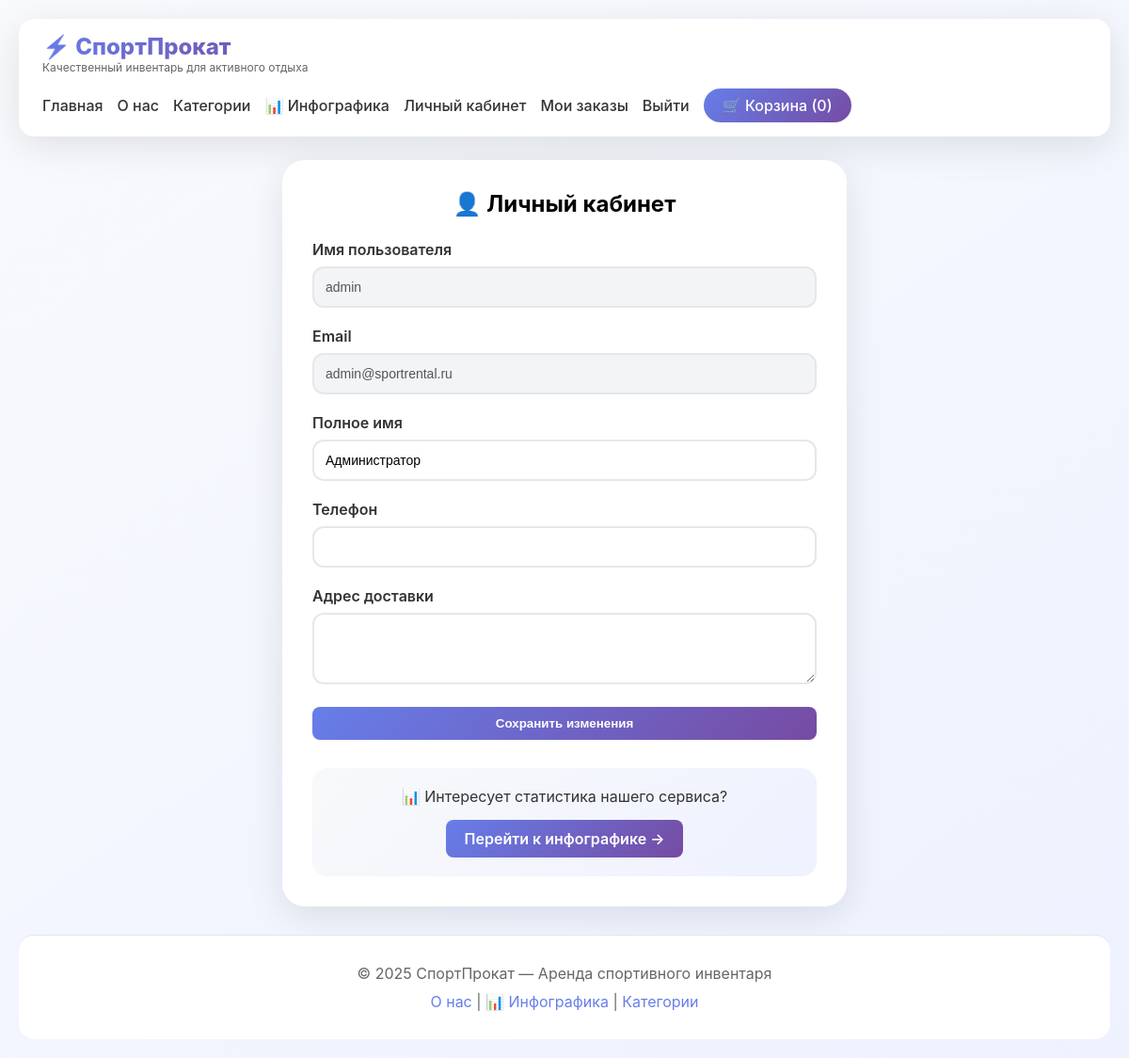
The app's page /profile.php (signed in) with its own data.
### tables this page shows
CREATE TABLE `users` (
  `id` int(11) NOT NULL,
  `username` varchar(50) NOT NULL,
  `email` varchar(100) NOT NULL,
  `password` varchar(255) NOT NULL,
  `full_name` varchar(100) DEFAULT NULL,
  `phone` varchar(20) DEFAULT NULL,
  `address` text DEFAULT NULL,
  `avatar` varchar(255) DEFAULT NULL,
  `role` enum('user','admin') DEFAULT 'user',
  `created_at` timestamp NOT NULL DEFAULT current_timestamp(),
  `updated_at` timestamp NOT NULL DEFAULT current_timestamp() ON UPDATE current_timestamp()
);

### config.php (called while the page is built, shortened)
<?php
class Database {
    private static $instance = null;
    private $pdo;
    private function __construct() {
        $host = 'localhost';
        $dbname = 'sport_rental';
        $username = 'root';
        $password = '';
        try {
            $this->pdo = new PDO("mysql:host=$host;dbname=$dbname;charset=utf8mb4", $username, $password);
            $this->pdo->setAttribute(PDO::ATTR_ERRMODE, PDO::ERRMODE_EXCEPTION);
            $this->pdo->setAttribute(PDO::ATTR_DEFAULT_FETCH_MODE, PDO::FETCH_ASSOC);
        } catch(PDOException $e) {
            die("Ошибка подключения к базе данных: " . $e->getMessage());
        }
    }
    public static function getInstance() {
        if (self::$instance === null) {
            self::$instance = new Database();
        }
        return self::$instance;
    }
    public function getConnection() {
        return $this->pdo;
    }
}
function getUser($user_id = null) {
    if ($user_id === null) {
        $user_id = $_SESSION['user_id'] ?? null;
    }
    $db = Database::getInstance()->getConnection();
    $stmt = $db->prepare("SELECT * FROM users WHERE id = ?");
    $stmt->execute([$user_id]);
    return $stmt->fetch();
}
function getCartCount() {
    $db = Database::getInstance()->getConnection();
    $stmt = $db->prepare("SELECT SUM(quantity) as total FROM cart WHERE user_id = ?");
    $stmt->execute([$_SESSION['user_id']]);
    $result = $stmt->fetch();
    return $result['total'] ?? 0;
}
?>

### profile.php (the view, shortened to what this page needs)
<?php
require_once 'config.php';
$user = getUser();
?>
<!DOCTYPE html>
<html lang="ru">
<head>
    <link rel="stylesheet" href="style.css">
</head>
<body>
    <div class="container">
        <nav class="navbar">
            <div class="logo">
                <h1>⚡ СпортПрокат</h1>
                <p>Качественный инвентарь для активного отдыха</p>
            </div>
            <div class="nav-links">
                <a href="index.php">Главная</a>
                <a href="about.php">О нас</a>
                <a href="categories.php">Категории</a>
                <a href="infographics.php">📊 Инфографика</a>
                <a href="profile.php">Личный кабинет</a>
                <a href="orders.php">Мои заказы</a>
                <a href="logout.php">Выйти</a>
                <a href="cart.php" class="cart-icon">🛒 Корзина (<?php echo getCartCount(); ?>)</a>
            </div>
        </nav>
        <div class="form-container">
            <h2 style="text-align: center; margin-bottom: 24px;">👤 Личный кабинет</h2>
            <form method="post">
                <div class="form-group">
                    <label>Имя пользователя</label>
                    <input type="text" value="<?php echo htmlspecialchars($user['username']); ?>" disabled>
                </div>
                <div class="form-group">
                    <label>Email</label>
                    <input type="email" value="<?php echo htmlspecialchars($user['email']); ?>" disabled>
                </div>
                <div class="form-group">
                    <label>Полное имя</label>
                    <input type="text" name="full_name" value="<?php echo htmlspecialchars($user['full_name'] ?? ''); ?>">
                </div>
                <div class="form-group">
                    <label>Телефон</label>
                    <input type="tel" name="phone" value="<?php echo htmlspecialchars($user['phone'] ?? ''); ?>">
                </div>
                <div class="form-group">
                    <label>Адрес доставки</label>
                    <textarea name="address" rows="3"><?php echo htmlspecialchars($user['address'] ?? ''); ?></textarea>
                </div>
                <button type="submit" class="btn-primary" style="width: 100%;"> Сохранить изменения</button>
            </form>
            <div class="infographics-link-block">
                <p>📊 Интересует статистика нашего сервиса?</p>
                <a href="infographics.php" class="btn-primary" style="display: inline-block;">Перейти к инфографике →</a>
            </div>
        </div>
        <div class="footer">
            <p>© 2025 СпортПрокат — Аренда спортивного инвентаря</p>
            <p style="margin-top: 10px;">
                <a href="about.php" style="color: #667eea; text-decoration: none;">О нас</a> |
                <a href="infographics.php" style="color: #667eea; text-decoration: none;">📊 Инфографика</a> |
                <a href="categories.php" style="color: #667eea; text-decoration: none;">Категории</a>
            </p>
        </div>
    </div>
</body>
</html>

### style.css (style rules this page uses)
:root { --primary: #2563eb; --primary-dark: #1d4ed8; --secondary: #10b981; --dark: #1f2937; --gray: #6b7280; --light: #f3f4f6; --danger: #ef4444; --warning: #f59e0b; --white: #ffffff; --shadow-sm: 0 1px 2px 0 rgba(0, 0, 0, 0.05); --shadow: 0 1px 3px 0 rgba(0, 0, 0, 0.1); --shadow-md: 0 4px 6px -1px rgba(0, 0, 0, 0.1); --shadow-lg: 0 10px 15px -3px rgba(0, 0, 0, 0.1); --radius: 12px; }
* { margin: 0; padding: 0; box-sizing: border-box; }
body { font-family: 'Inter', -apple-system, BlinkMacSystemFont, 'Segoe UI', Roboto, sans-serif; background: linear-gradient(145deg, #f8fafc 0%, #eef2ff 100%); min-height: 100vh; }
.container { max-width: 1280px; margin: 0 auto; padding: 24px; }
.navbar { background: var(--white); border-radius: var(--radius); padding: 16px 28px; margin-bottom: 28px; box-shadow: var(--shadow-lg); display: flex; justify-content: space-between; align-items: center; flex-wrap: wrap; gap: 16px; }
.logo h1 { background: linear-gradient(135deg, var(--primary) 0%, var(--secondary) 100%); -webkit-background-clip: text; background-clip: text; color: transparent; font-size: 24px; font-weight: 800; }
.logo p { color: var(--gray); font-size: 12px; }
.nav-links { display: flex; gap: 20px; align-items: center; flex-wrap: wrap; }
.nav-links a { color: var(--dark); text-decoration: none; font-weight: 500; transition: color 0.2s; }
.cart-icon, .login-btn { background: linear-gradient(135deg, var(--primary), var(--primary-dark)); padding: 8px 20px; border-radius: 40px; color: white !important; }
.btn-primary { background: var(--primary); color: white; padding: 12px 24px; border: none; border-radius: var(--radius); cursor: pointer; font-weight: 600; transition: all 0.2s; text-decoration: none; display: inline-block; }
.form-container { max-width: 500px; margin: 0 auto; background: var(--white); padding: 32px; border-radius: var(--radius); box-shadow: var(--shadow-lg); }
.form-group { margin-bottom: 20px; }
.form-group label { display: block; margin-bottom: 8px; font-weight: 600; color: var(--dark); }
.form-group input, .form-group select, .form-group textarea { width: 100%; padding: 12px; border: 2px solid #e5e7eb; border-radius: var(--radius); font-size: 14px; }
.footer { text-align: center; padding: 32px; color: var(--gray); margin-top: 32px; border-top: 1px solid rgba(0,0,0,0.05); }

### profile.php (style rules this page uses)
.container { max-width: 1200px; margin: 0 auto; padding: 20px; }
.navbar { background: white; border-radius: 16px; padding: 15px 25px; margin-bottom: 25px; display: flex; justify-content: space-between; align-items: center; box-shadow: 0 10px 40px rgba(0,0,0,0.1); flex-wrap: wrap; gap: 15px; }
.logo h1 { background: linear-gradient(135deg, #667eea 0%, #764ba2 100%); -webkit-background-clip: text; background-clip: text; color: transparent; font-size: 24px; }
.logo p { color: #666; font-size: 12px; }
.nav-links { display: flex; gap: 15px; align-items: center; flex-wrap: wrap; }
.nav-links a { text-decoration: none; color: #333; font-weight: 500; transition: all 0.3s; }
.cart-icon, .login-btn { background: linear-gradient(135deg, #667eea, #764ba2); padding: 8px 20px; border-radius: 25px; color: white !important; }
.btn-primary { background: linear-gradient(135deg, #667eea, #764ba2); color: white; border: none; padding: 10px 20px; border-radius: 8px; cursor: pointer; font-weight: 600; text-decoration: none; display: inline-block; }
.form-container { background: white; border-radius: 24px; padding: 32px; max-width: 600px; margin: 0 auto; box-shadow: 0 10px 40px rgba(0,0,0,0.1); }
.form-group { margin-bottom: 20px; }
.form-group label { display: block; margin-bottom: 8px; font-weight: 600; color: #333; }
.form-group input, .form-group textarea { width: 100%; padding: 12px; border: 2px solid #e5e7eb; border-radius: 12px; font-size: 14px; transition: border-color 0.3s; }
.form-group input:disabled { background: #f3f4f6; cursor: not-allowed; }
.footer { text-align: center; padding: 30px; color: #666; border-top: 1px solid rgba(0,0,0,0.1); margin-top: 30px; background: white; border-radius: 16px; }
.infographics-link-block { margin-top: 30px; text-align: center; padding: 20px; background: linear-gradient(135deg, #f8f9fa, #eef2ff); border-radius: 16px; }
.infographics-link-block p { margin-bottom: 15px; color: #333; }

### records on screen
users: username "admin", email "admin@sportrental.ru", full_name "Администратор"

### other values on screen
getCartCount() "0"
